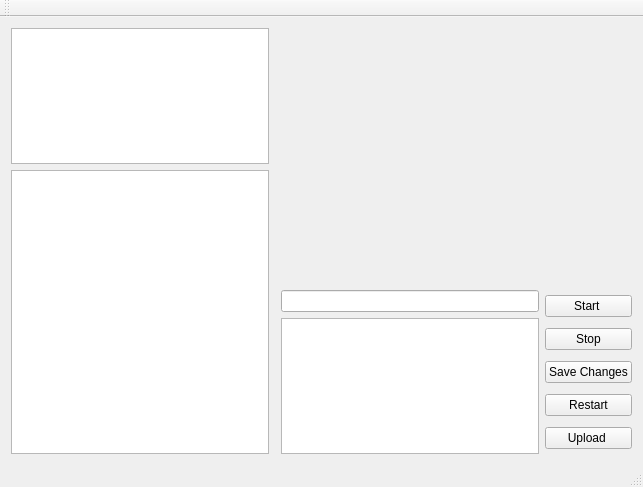
<?xml version="1.0" encoding="UTF-8"?>
<ui version="4.0">
 <class>MainWindow</class>
 <widget class="QMainWindow" name="MainWindow">
  <property name="geometry">
   <rect>
    <x>0</x>
    <y>0</y>
    <width>643</width>
    <height>487</height>
   </rect>
  </property>
  <property name="windowTitle">
   <string>MainWindow</string>
  </property>
  <widget class="QWidget" name="centralWidget">
   <layout class="QGridLayout" name="gridLayout">
    <item row="21" column="3">
     <layout class="QVBoxLayout" name="verticalLayout">
      <property name="spacing">
       <number>6</number>
      </property>
      <item>
       <widget class="QPushButton" name="start_button">
        <property name="text">
         <string>Start </string>
        </property>
       </widget>
      </item>
      <item>
       <widget class="QPushButton" name="stop_button">
        <property name="text">
         <string>Stop</string>
        </property>
       </widget>
      </item>
      <item>
       <widget class="QPushButton" name="save_button">
        <property name="text">
         <string>Save Changes</string>
        </property>
       </widget>
      </item>
      <item>
       <widget class="QPushButton" name="restart_button">
        <property name="mouseTracking">
         <bool>false</bool>
        </property>
        <property name="text">
         <string>Restart</string>
        </property>
       </widget>
      </item>
      <item>
       <widget class="QPushButton" name="uploadbutton">
        <property name="text">
         <string>Upload </string>
        </property>
       </widget>
      </item>
     </layout>
    </item>
    <item row="0" column="0">
     <widget class="QTextEdit" name="reward_function"/>
    </item>
    <item row="1" column="0" rowspan="21">
     <widget class="QTextEdit" name="action_space"/>
    </item>
    <item row="21" column="2">
     <layout class="QVBoxLayout" name="verticalLayout_3">
      <item>
       <widget class="QLineEdit" name="track_name"/>
      </item>
      <item>
       <widget class="QTextEdit" name="hyper_parameters"/>
      </item>
     </layout>
    </item>
    <item row="0" column="1" colspan="3">
     <widget class="QwtPlot" name="reward_plot"/>
    </item>
   </layout>
  </widget>
  <widget class="QToolBar" name="mainToolBar">
   <attribute name="toolBarArea">
    <enum>TopToolBarArea</enum>
   </attribute>
   <attribute name="toolBarBreak">
    <bool>false</bool>
   </attribute>
  </widget>
  <widget class="QStatusBar" name="statusBar"/>
 </widget>
 <layoutdefault spacing="6" margin="11"/>
 <customwidgets>
  <customwidget>
   <class>QwtPlot</class>
   <extends>QFrame</extends>
   <header>qwt_plot.h</header>
  </customwidget>
 </customwidgets>
 <resources/>
 <connections/>
</ui>
